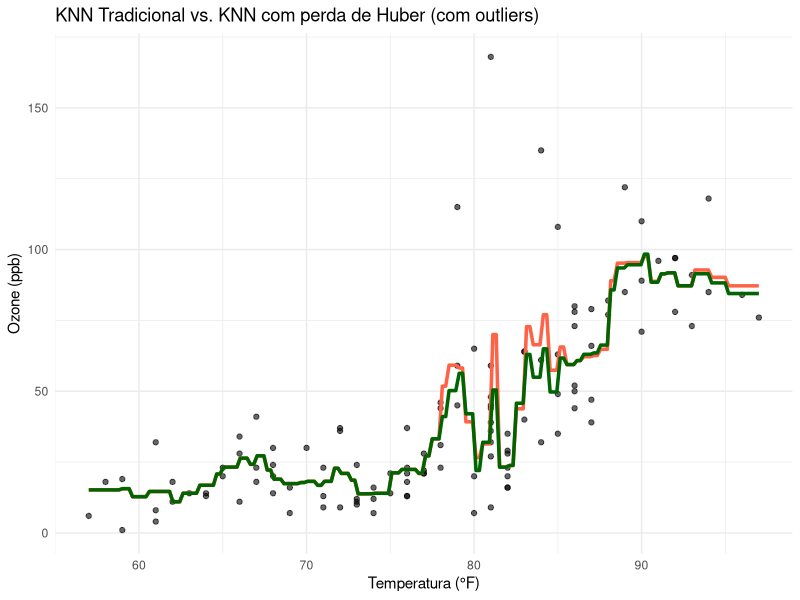
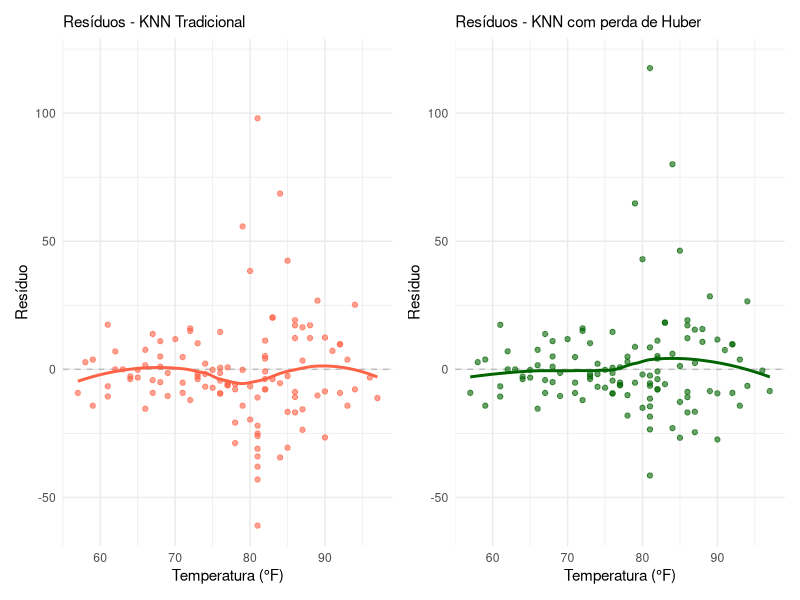

The R source for these figures, in order:
## ---- chunk 1
library(ggplot2)
library(FNN)
library(dplyr)
library(tidyr)
library(patchwork)

dados <- na.omit(airquality[, c("Temp", "Ozone")])
colnames(dados) <- c("x", "y")

k <- 5
delta <- 20

huber_loss <- function(y_i, y_hat, delta) {
  diff <- y_i - y_hat
  if (abs(diff) <= delta) return(0.5 * diff^2)
  else return(delta * (abs(diff) - 0.5 * delta))}

knn_tradicional <- function(x_teste, dados, k) {
  nn <- get.knnx(data = matrix(dados$x), query = matrix(x_teste), k = k)
  apply(nn$nn.index, 1, function(idx) mean(dados$y[idx]))}

knn_huber <- function(x_teste, dados, k, delta) {
  nn <- get.knnx(data = matrix(dados$x), query = matrix(x_teste), k = k)
  sapply(1:length(x_teste), function(i) {
    idx <- nn$nn.index[i,]
    y_vizinhos <- dados$y[idx]
    candidato_y <- seq(min(y_vizinhos) - 20, max(y_vizinhos) + 20, length.out = 1000)
    perdas <- sapply(candidato_y, function(yhat) {
      sum(sapply(y_vizinhos, function(y_i) huber_loss(y_i, yhat, delta)))})
    candidato_y[which.min(perdas)]})}

x_grid <- seq(min(dados$x), max(dados$x), length.out = 200)
y_trad <- knn_tradicional(x_grid, dados, k)
y_huber <- knn_huber(x_grid, dados, k, delta)

df_plot <- data.frame(x = x_grid, Tradicional = y_trad, Huber = y_huber)
ggplot() + geom_point(data = dados, aes(x, y), alpha = 0.6) +
           geom_line(data = df_plot, aes(x, Tradicional), color = "tomato", size = 1.2) +
           geom_line(data = df_plot, aes(x, Huber), color = "darkgreen", size = 1.2) +
           labs(title = "KNN Tradicional vs. KNN com perda de Huber (com outliers)",
           y = "Ozone (ppb)", x = "Temperatura (°F)") + theme_minimal()
## ---- chunk 2
pred_trad <- knn_tradicional(dados$x, dados, k)
pred_huber <- knn_huber(dados$x, dados, k, delta)

df_erros <- dados %>%
            mutate(erro_trad = (y - pred_trad)^2,
                   erro_huber = sapply(1:n(), function(i) huber_loss(y[i], pred_huber[i], delta)),
                   residuo_trad = y - pred_trad, residuo_huber = y - pred_huber)

limites_residuos <- c(-60, 120)

g1 <- ggplot(df_erros, aes(x = x, y = residuo_trad)) +
      geom_hline(yintercept = 0, linetype = "dashed", color = "gray") +
      geom_point(color = "tomato", alpha = 0.6) +
      geom_smooth(se = FALSE, method = "loess", color = "tomato") +
      labs(title = "Resíduos - KNN Tradicional", x = "Temperatura (°F)", y = "Resíduo") +
      coord_cartesian(ylim = limites_residuos) + theme_minimal() +
      theme(plot.title = element_text(size = 11))

g2 <- ggplot(df_erros, aes(x = x, y = residuo_huber)) +
      geom_hline(yintercept = 0, linetype = "dashed", color = "gray") +
      geom_point(color = "darkgreen", alpha = 0.6) +
      geom_smooth(se = FALSE, method = "loess", color = "darkgreen") +
      labs(title = "Resíduos - KNN com perda de Huber", x = "Temperatura (°F)", y = "Resíduo") +
      coord_cartesian(ylim = limites_residuos) +
      theme_minimal() + theme(plot.title = element_text(size = 11))
g1 + g2
